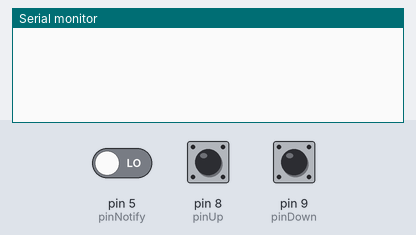
Bench run of a sketch on a simulated Arduino Mega 2560, built with avr-gcc and run on an emulated ATmega2560. Shown: the last lines printed to the serial monitor. The test bench sets the inputs (shaded band); at power-on: pin 5 (pinNotify) LOW, pin 8 (pinUp) LOW, pin 9 (pinDown) LOW.

Above: at 1.2 s.
1.3 s: pin 5 (pinNotify) driven HIGH
At 1.7 s:
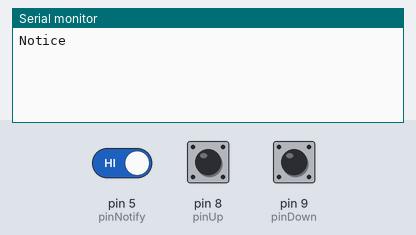
3.3 s: pin 8 (pinUp) pulled HIGH for 0.15 s
At 4.2 s:
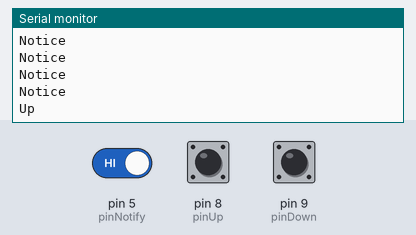
5.3 s: pin 9 (pinDown) pulled HIGH for 0.15 s
At 6.2 s:
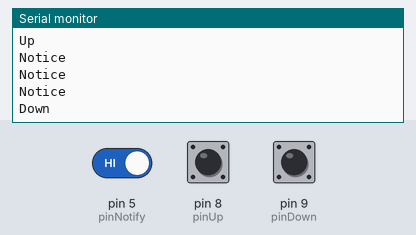

The sketch:

pointer.ino
```cpp
#include <SoftwareSerial.h>
SoftwareSerial Serial1(2, 3); // RX, TX

byte pinNotify = 5;
byte pinUp = 8;
byte pinDown = 9;
unsigned int delayTime = 500;

boolean notifyState = 0;
boolean upState = 0;
boolean downState = 0;

void setup() {
  Serial.begin(9600);
  Serial1.begin(9600);

  pinMode(pinUp, INPUT);
  pinMode(pinDown, INPUT);

}

void loop() {
  notifyState = digitalRead(pinNotify);
  upState = digitalRead(pinUp);
  downState = digitalRead(pinDown);

  if ( notifyState == 1) {
    Serial.println("Notice");
    Serial1.write('N');
    delay(delayTime);
    Serial1.flush();
  }

  if (upState == 1) {
    Serial.println("Up");
    Serial1.write('U');
    delay(delayTime);
    Serial1.flush();
  }

  if (downState == 1) {
    Serial.println("Down");
    Serial1.write('D');
    delay(delayTime);
    Serial1.flush();
  }
}
```

Measured:
- after the input at 1.3 s, the serial monitor: prints a new line at once (image 1)
- after the input at 3.3 s, the serial monitor: prints a new line after 0.51 s (image 2)
- after the input at 5.3 s, the serial monitor: prints a new line after 0.51 s (image 3)
